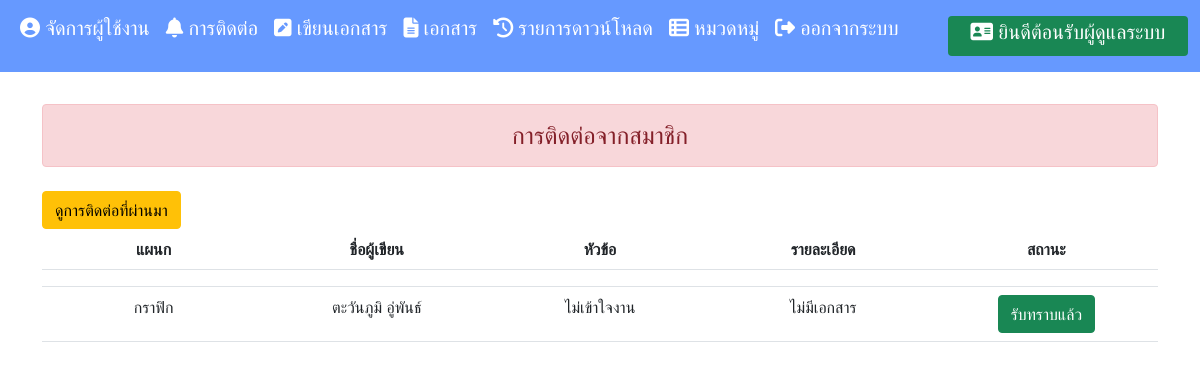
The app's page /feed.php with its own data.
### tables this page shows
CREATE TABLE `contactadmin` (
  `id_ct` int(3) UNSIGNED ZEROFILL NOT NULL COMMENT 'ลำดับการติดต่อ',
  `id_member` int(11) NOT NULL,
  `name_ct` varchar(50) NOT NULL COMMENT 'ชื่อผู้ติดต่อ',
  `dept_ct` varchar(100) NOT NULL COMMENT 'แผนกผู้ติดต่อ',
  `topic_ct` varchar(100) NOT NULL COMMENT 'หัวข้อที่ติดต่อ',
  `detail_ct` varchar(100) NOT NULL COMMENT 'รายละเอียดที่ติดต่อ',
  `status_ct` varchar(50) NOT NULL
);

### feed.php (the view, shortened to what this page needs)
<?php
include 'condb.php';
?>
<!DOCTYPE html>
<html lang="en">
<head>
<link href="https://cdn.jsdelivr.net/npm/bootstrap@5.1.3/dist/css/bootstrap.min.css" rel="stylesheet">
</head>
<body>
<?php
include 'navadmin.php';
?>
<br>
<div class="container" style="width:100%">
  <div style="overflow-x:auto;">
    <div class="h4 text-center alert alert-danger mb-4 mt-2" stlye="width:100%" role="alert">การติดต่อจากสมาชิก</div>
    <a href="feedold.php"><input class="btn btn-warning" type="button" value="ดูการติดต่อที่ผ่านมา"></a>
        <table class="table table-hover">
          <tr>
            <th width="20%">แผนก</th>
            <th width="20%">ชื่อผู้เขียน</th>
            <th width="20%">หัวข้อ</th>
            <th width="20%">รายละเอียด</th>
            <th width="20%">สถานะ</th>
          </tr>
          <?php
            $sql = "SELECT * FROM contactadmin WHERE status_ct = '0' ORDER BY id_ct DESC";
            $result=mysqli_query($conn,$sql);
            while($row=mysqli_fetch_array($result)){
            ?>
            <tr>
              <td></td>
              <td></td>
              <td></td>
              <td></td>
              <td></td>
            </tr>
            <tr>
              <td><?=$row["dept_ct"]?></td>
              <td><?=$row['name_ct']?></td>
              <td><?=$row["topic_ct"]?></td>
              <td><?=$row["detail_ct"]?></td>
              <td><a href="feedupdate.php?id_ct=<?php echo $row["id_ct"] ?>">
              <input class="btn btn-success" type="button" value="รับทราบแล้ว"></a></td>
            <?php
            }mysqli_close($conn);
            ?>
      </table>
  </div>
</div>

### feed.php (style rules this page uses)
table { border-collapse: collapse; border-spacing: 0; width: 100%; }
th, td { text-align: center; padding: 8px; }
* { margin:0; padding: 0; box-sizing: border-box; }

### records on screen
contactadmin: dept_ct "กราฟิก", name_ct "ตะวันภูมิ อู่พันธ์", topic_ct "ไม่เข้าใจงาน", detail_ct "ไม่มีเอกสาร"
